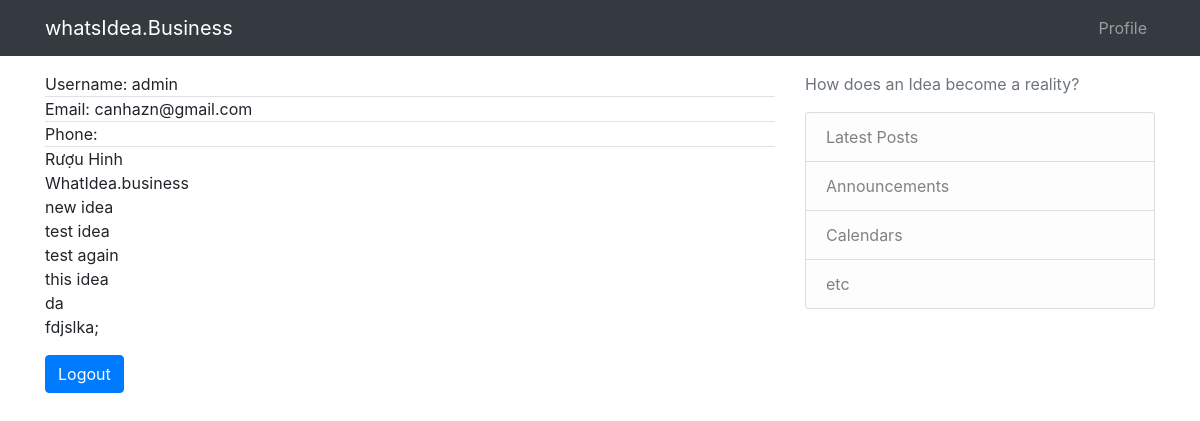
Before: /profile-setting/ (signed in) with the older database file.
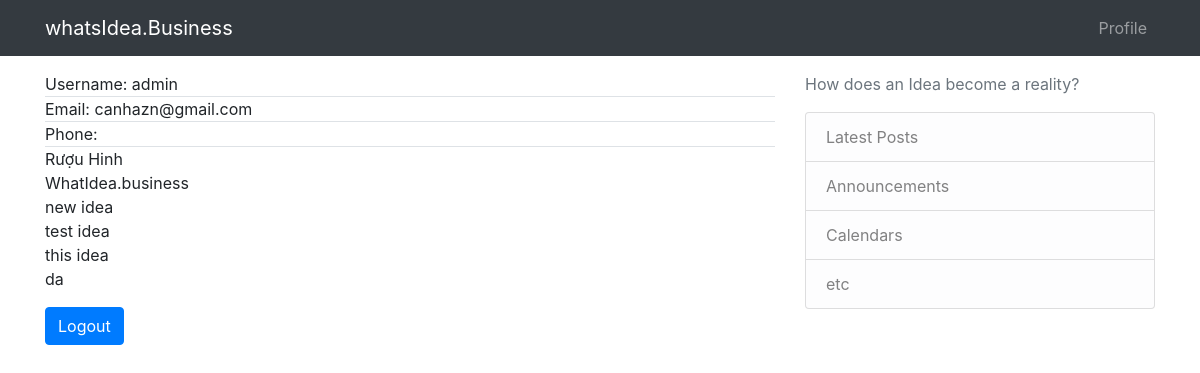
After: the same page with the newer database file.
### core/models.py (models this page shows)
class Idea(models.Model):
    user = models.ManyToManyField(User)
    title = models.CharField(max_length=500)
    slug = models.SlugField(max_length=500, unique=True)
    problem = models.TextField()
    solution = models.TextField()
    is_publish = models.BooleanField(default=True)
    is_success = models.BooleanField(default=False)
    address = models.CharField(max_length=200, blank=True)
    phone = models.CharField(max_length=12, blank=True)
    website = models.CharField(max_length=30, blank=True)
    corver_image = models.ImageField(upload_to="media/", blank=True)
    date_created = models.DateTimeField(auto_now_add=True)
    def __str__(self):
        return str(self.title)

### user/views.py (the view)
# urls.py: path('profile-setting/', views.profileSetting, name="profile-setting-page")
@login_required()
def profileSetting(request):
    context = {
    }
    return render(request, 'user-profile-setting.html', context)

### templates/user-profile-setting.html (shortened to what this page needs)
{% extends 'base.html' %}
{%load static %}
{% load crispy_forms_tags %}
{% block content %}
<main>
    <div class="">
        <div class="border-bottom">
            Username: {{ user.username }}
        </div>
        <div class="border-bottom">
            Email: {{ user.email }}
        </div>
        <div class="border-bottom">
            Phone: {{ user.phone }}
        </div>
    </div>
    <div>
        {% for idea in user.idea_set.all %}
            {{ idea }} <br>
        {% endfor %}
    </div>
    <a href="{% url 'user-logout' %}" class="btn btn-primary my-3">Logout</a>
</main>
{% endblock content %}

Changed rows visible on the page:
removed Idea: title "test again"
removed Idea: title "fdjslka;"
